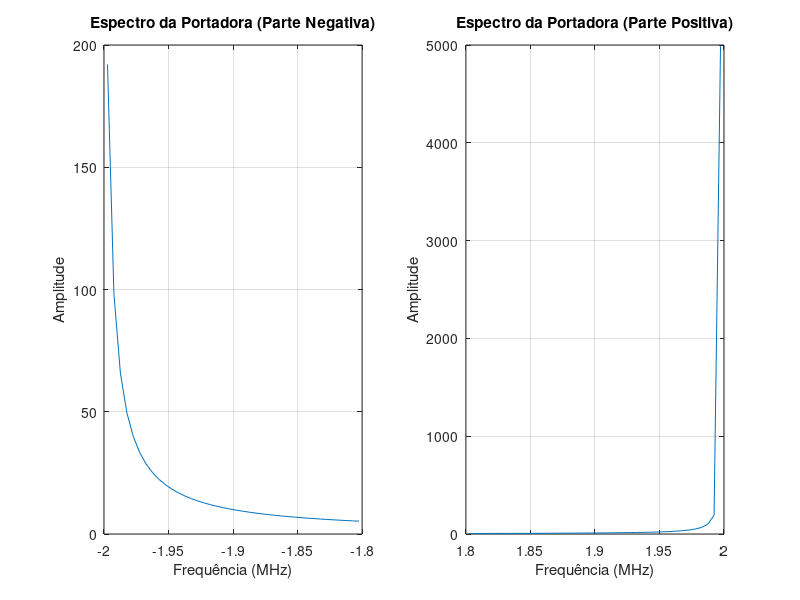

This figure's MATLAB source:
% Definindo parâmetros
fc = 2e6; 
fsamp = 50e6; 
t0 = 0; 
tf = 200e-6; 

% Definindo o intervalo de tempo
t = t0:1/fsamp:tf; 

% Calculando a portadora
ct = cos(2 * pi * fc * t);

% Espectro da portadora
n = length(ct);
f = (-n/2:n/2-1) * (fsamp/n) / 1e6;  
C = abs(fftshift(fft(ct)));

% Plotando separadamente 
figure;
subplot(1, 2, 1);
plot(f(f >= -2 & f <= -1.8), C(f >= -2 & f <= -1.8));
title('Espectro da Portadora (Parte Negativa)');
xlabel('Frequência (MHz)');
ylabel('Amplitude');
xlim([-2, -1.8]);
grid on;

subplot(1, 2, 2);
plot(f(f >= 1.8 & f <= 2), C(f >= 1.8 & f <= 2));
title('Espectro da Portadora (Parte Positiva)');
xlabel('Frequência (MHz)');
ylabel('Amplitude');
xlim([1.8, 2]);
grid on;


